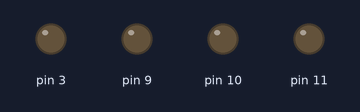
Simulated run of this sketch. Board: Arduino Uno, built with avr-gcc and run on an emulated ATmega328P. Shown: output pins drawn as LEDs (lit = HIGH).

Above: at 0.01 s.
At 5.21 s:
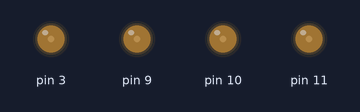
At 14.81 s:
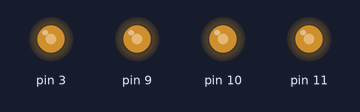
At 20.21 s:
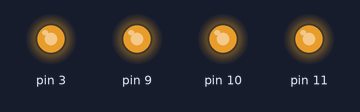
At 25.01 s:
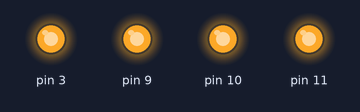
At 25.7 s:
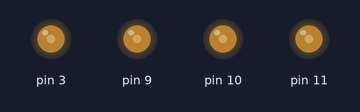
Timing chart, 0 to 27.2 s (numbered marks = the images above):
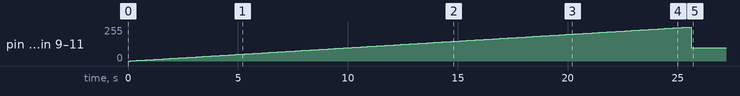

The sketch:

sevo_with_esc.ino
```cpp
void setup()
{
  pinMode(3,OUTPUT);
  pinMode(9,OUTPUT);
  pinMode(11,OUTPUT);
  pinMode(10,OUTPUT);

for(int i=0;i<256;i++)
{
   analogWrite(3,i);
analogWrite(9,i);
analogWrite(10,i);
analogWrite(11,i);
delay(100);
}
}
void loop()
{
   analogWrite(3,100);
analogWrite(9,100);
analogWrite(10,100);
analogWrite(11,100);
}
```

Measured:
- by itself, pin 3, pin 9–11: rises from 1/255 to 255/255 in 25.3 s, then falls to 100/255 in 0.10 s
